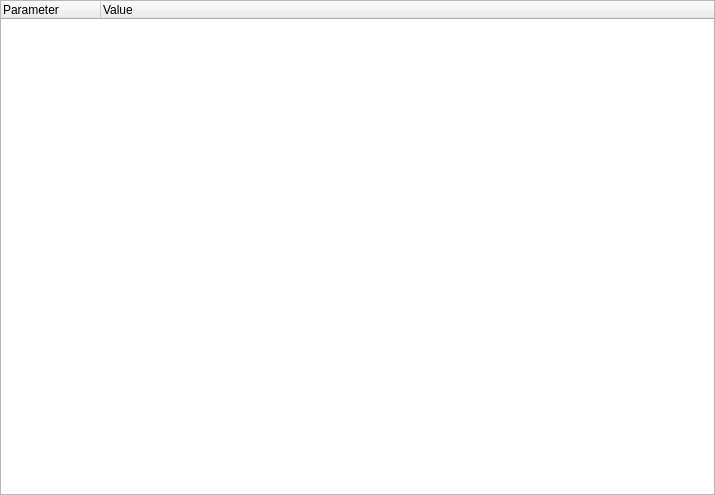
<?xml version="1.0" encoding="UTF-8"?>
<ui version="4.0">
 <class>SysInfoLicenses</class>
 <widget class="QWidget" name="SysInfoLicenses">
  <property name="geometry">
   <rect>
    <x>0</x>
    <y>0</y>
    <width>715</width>
    <height>495</height>
   </rect>
  </property>
  <property name="windowTitle">
   <string/>
  </property>
  <layout class="QVBoxLayout" name="verticalLayout">
   <property name="leftMargin">
    <number>0</number>
   </property>
   <property name="topMargin">
    <number>0</number>
   </property>
   <property name="rightMargin">
    <number>0</number>
   </property>
   <property name="bottomMargin">
    <number>0</number>
   </property>
   <item>
    <widget class="QTreeWidget" name="tree">
     <property name="contextMenuPolicy">
      <enum>Qt::ContextMenuPolicy::CustomContextMenu</enum>
     </property>
     <property name="showDropIndicator" stdset="0">
      <bool>false</bool>
     </property>
     <property name="iconSize">
      <size>
       <width>16</width>
       <height>16</height>
      </size>
     </property>
     <column>
      <property name="text">
       <string>Parameter</string>
      </property>
     </column>
     <column>
      <property name="text">
       <string>Value</string>
      </property>
     </column>
    </widget>
   </item>
  </layout>
  <action name="action_copy_row">
   <property name="text">
    <string>Copy Row</string>
   </property>
  </action>
  <action name="action_copy_name">
   <property name="text">
    <string>Copy Name</string>
   </property>
  </action>
  <action name="action_copy_value">
   <property name="text">
    <string>Copy Value</string>
   </property>
  </action>
 </widget>
 <resources/>
 <connections/>
</ui>
